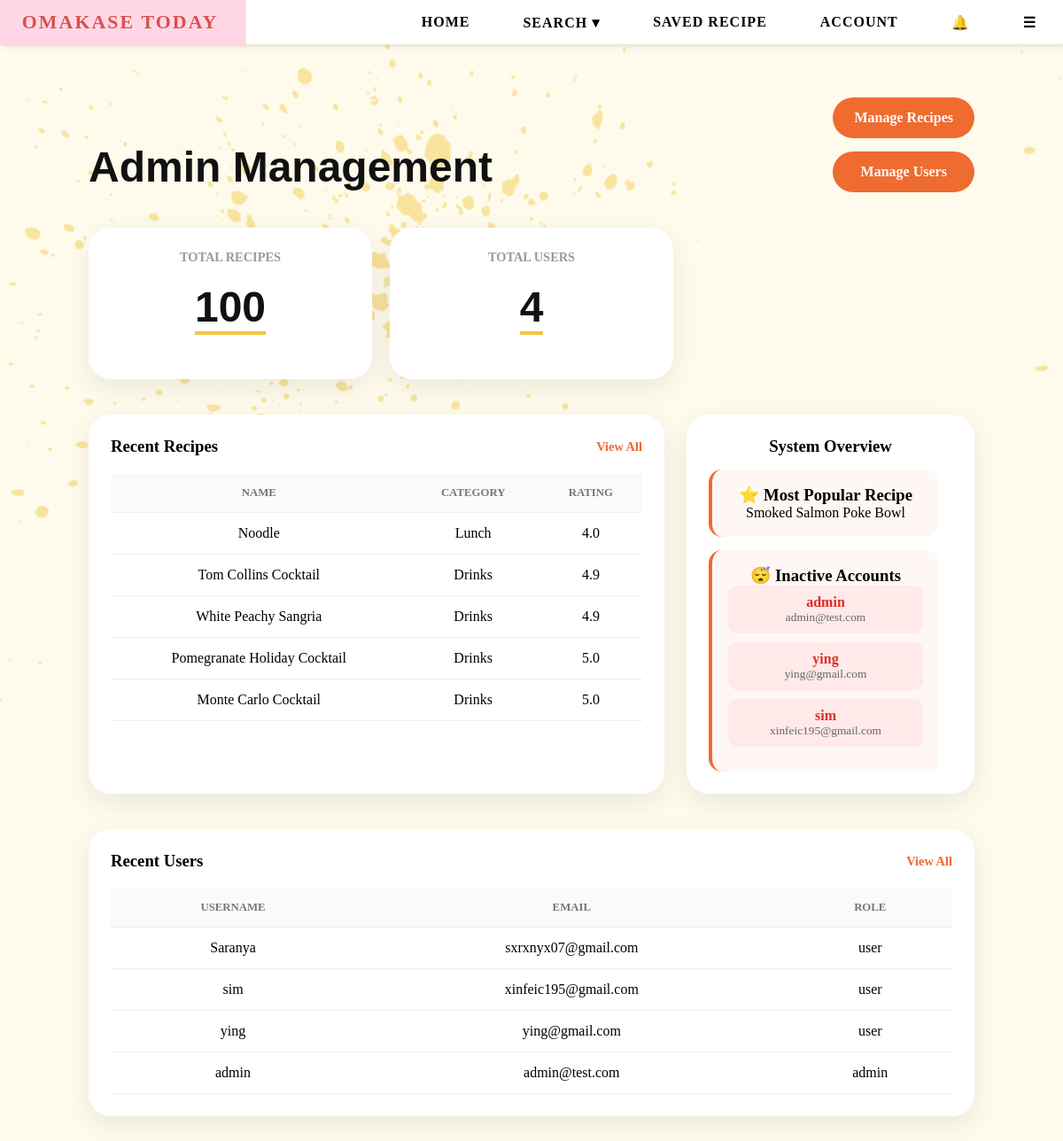
Page /admin (signed in) on the committed database.
### tables this page shows
CREATE TABLE users (
        email TEXT PRIMARY KEY,
        username TEXT,
        password TEXT,
        bio TEXT,
        profile_pic TEXT,
        role TEXT DEFAULT 'user'
    , reset_token TEXT, reset_used INTEGER DEFAULT 0, reset_viewed INTEGER DEFAULT 0, last_login TEXT);

### app.py (the view)
@app.route("/admin")
def admin():
    if session.get("role") != "admin":
        return "403 Forbidden"
    conn = sqlite3.connect(DB_PATH)
    c = conn.cursor()
    six_months_ago = (
        datetime.now() - timedelta(days=180)
    ).strftime("%Y-%m-%d %H:%M:%S")
    c.execute("""
        SELECT COUNT(*)
        FROM users
        WHERE last_login IS NULL
        OR last_login < ?
    """, (six_months_ago,))
    inactive_users = c.fetchone()[0]
    c.execute("""
        SELECT username,email
        FROM users
        WHERE last_login IS NULL
        OR last_login < ?
        LIMIT 3
    """,(
        six_months_ago,
    ))
    inactive_accounts = c.fetchall()
    c.execute("""
        SELECT email, username, role
        FROM users
        ORDER BY rowid DESC
        LIMIT 5
    """)
    recent_users = c.fetchall()
    c.execute("""
        SELECT COUNT(*)
        FROM users
    """)
    total_users = c.fetchone()[0]
    conn.close()
    recent_recipes = (
        Recipe.query
        .order_by(Recipe.id.desc())
        .limit(5)
        .all()
    )
    total_recipes = Recipe.query.count()
    avg_rating = db.session.query(
        func.avg(Recipe.rating)
    ).scalar()
    most_popular = (
        Recipe.query
        .order_by(Recipe.rating.desc())
        .first()
    )
    return render_template(
        "admin.html",
        recent_users=recent_users,
        recent_recipes=recent_recipes,
        total_recipes=total_recipes,
        total_users=total_users,
        avg_rating=round(avg_rating or 0, 1),
        most_popular=most_popular,
        inactive_users=inactive_users,
        inactive_accounts=inactive_accounts
    )

### templates/admin.html (shortened to what this page needs)
{% extends "base.html" %}
{% block content %}
<div class="admin-dashboard">
    <div class="admin-header">
        <div>
            <h1>Admin Management</h1>
        </div>
        <div class="admin-btn-group">
            <a href="/admin/recipes" class="admin-orange-btn">
                Manage Recipes
            </a>
            <a href="/admin/users" class="admin-orange-btn">
                Manage Users
            </a>
        </div>
    </div>
    <div class="admin-stats">
        <div class="admin-stat-card">
            <h4>Total Recipes</h4>
            <h2>{{ total_recipes }}</h2>
        </div>
        <div class="admin-stat-card">
            <h4>Total Users</h4>
            <h2>{{ total_users }}</h2>
        </div>
    </div>
    <div class="admin-main-grid">
        <div class="admin-panel">
            <div class="panel-header">
                <h3>Recent Recipes</h3>
                <a href="/admin/recipes" class="view-all-btn">
                    View All
                </a>
            </div>
            <table class="admin-table">
                <thead>
                    <tr>
                        <th>Name</th>
                        <th>Category</th>
                        <th>Rating</th>
                    </tr>
                </thead>
                <tbody>
                    {% for r in recent_recipes %}
                    <tr>
                        <td>{{ r.name }}</td>
                        <td>{{ r.meal_category }}</td>
                        <td>{{ r.rating }}</td>
                    </tr>
                    {% endfor %}
                </tbody>
            </table>
        </div>
        <div class="admin-alerts">
            <h3>System Overview</h3>
            <a href="/recipe/{{ most_popular.id }}"
            class="overview-card clickable-card">
                <h3>⭐ Most Popular Recipe</h3>
                <p>
                    {{ most_popular.name }}
                </p>
            </a>
            <a href="/admin/users"
                class="overview-card clickable-card">
                    <h3>
                        😴 Inactive Accounts
                    </h3>
                    {% if inactive_accounts %}
                        {% for user in inactive_accounts %}
                            <div class="inactive-user">
                                <strong>{{ user[0] }}</strong>
                                <small>{{ user[1] }}</small>
                            </div>
                        {% endfor %}
                    {% else %}
                        <p>No inactive users</p>
                    {% endif %}
                </a>
        </div>
    </div>
    <div class="admin-panel" style="margin:40px;">
        <div class="panel-header">
            <h3>Recent Users</h3>
            <a href="/admin/users" class="view-all-btn">
                View All
            </a>
        </div>
        <table class="admin-table">
            <thead>
                <tr>
                    <th>Username</th>
                    <th>Email</th>
                    <th>Role</th>
                </tr>
            </thead>
            <tbody>
                {% for user in recent_users %}
                <tr>
                    <td>{{ user[1] }}</td>
                    <td>{{ user[0] }}</td>
                    <td>{{ user[2] }}</td>
                </tr>
                {% endfor %}
            </tbody>
        </table>
    </div>
</div>
{% endblock %}

### rows in the picture
users: username "admin", email "admin@test.com", role "admin"
users: username "ying", email "ying@gmail.com", role "user"
users: username "sim", email "xinfeic195@gmail.com", role "user"
users: username "Saranya", email "sxrxnyx07@gmail.com", role "user"

### other values in the picture
{{ total_recipes }} "100"
{{ total_users }} "4"
{{ r.name }} "Noodle" "Tom Collins Cocktail" "White Peachy Sangria" "Pomegranate Holiday Cocktail" "Monte Carlo Cocktail"
{{ r.meal_category }} "Lunch" "Drinks" "Drinks" "Drinks" "Drinks"
{{ r.rating }} "4.0" "4.9" "4.9" "5.0" "5.0"
{{ most_popular.name }} "Smoked Salmon Poke Bowl"
